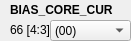
    <widget class="QWidget" name="widget_11" native="true">
     <property name="geometry">
      <rect>
       <x>400</x>
       <y>60</y>
       <width>131</width>
       <height>41</height>
      </rect>
     </property>
     <widget class="QLabel" name="label_493">
      <property name="geometry">
       <rect>
        <x>10</x>
        <y>0</y>
        <width>111</width>
        <height>20</height>
       </rect>
      </property>
      <property name="font">
       <font>
        <weight>75</weight>
        <bold>true</bold>
       </font>
      </property>
      <property name="text">
       <string>BIAS_CORE_CUR</string>
      </property>
     </widget>
     <widget class="QLabel" name="label_BIAS_CORE_CUR">
      <property name="geometry">
       <rect>
        <x>10</x>
        <y>20</y>
        <width>101</width>
        <height>20</height>
       </rect>
      </property>
      <property name="text">
       <string>66 [4:3]</string>
      </property>
     </widget>
     <widget class="QComboBox" name="comboBox_BIAS_CORE_CUR">
      <property name="geometry">
       <rect>
        <x>50</x>
        <y>20</y>
        <width>81</width>
        <height>21</height>
       </rect>
      </property>
      <item>
       <property name="text">
        <string>(00)</string>
       </property>
      </item>
      <item>
       <property name="text">
        <string>(01)</string>
       </property>
      </item>
      <item>
       <property name="text">
        <string>(10)</string>
       </property>
      </item>
      <item>
       <property name="text">
        <string>(11)</string>
       </property>
      </item>
     </widget>
    </widget>
